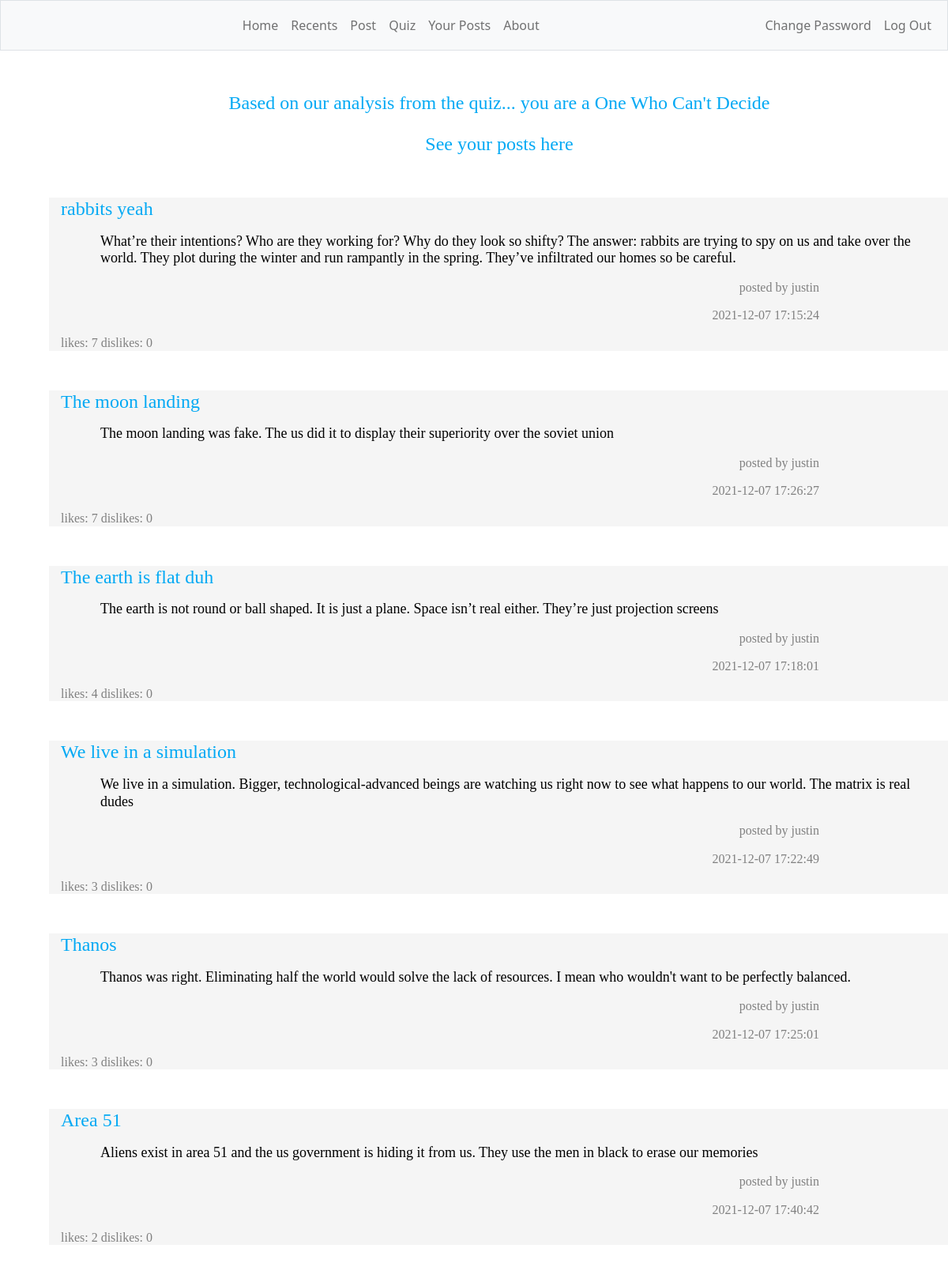
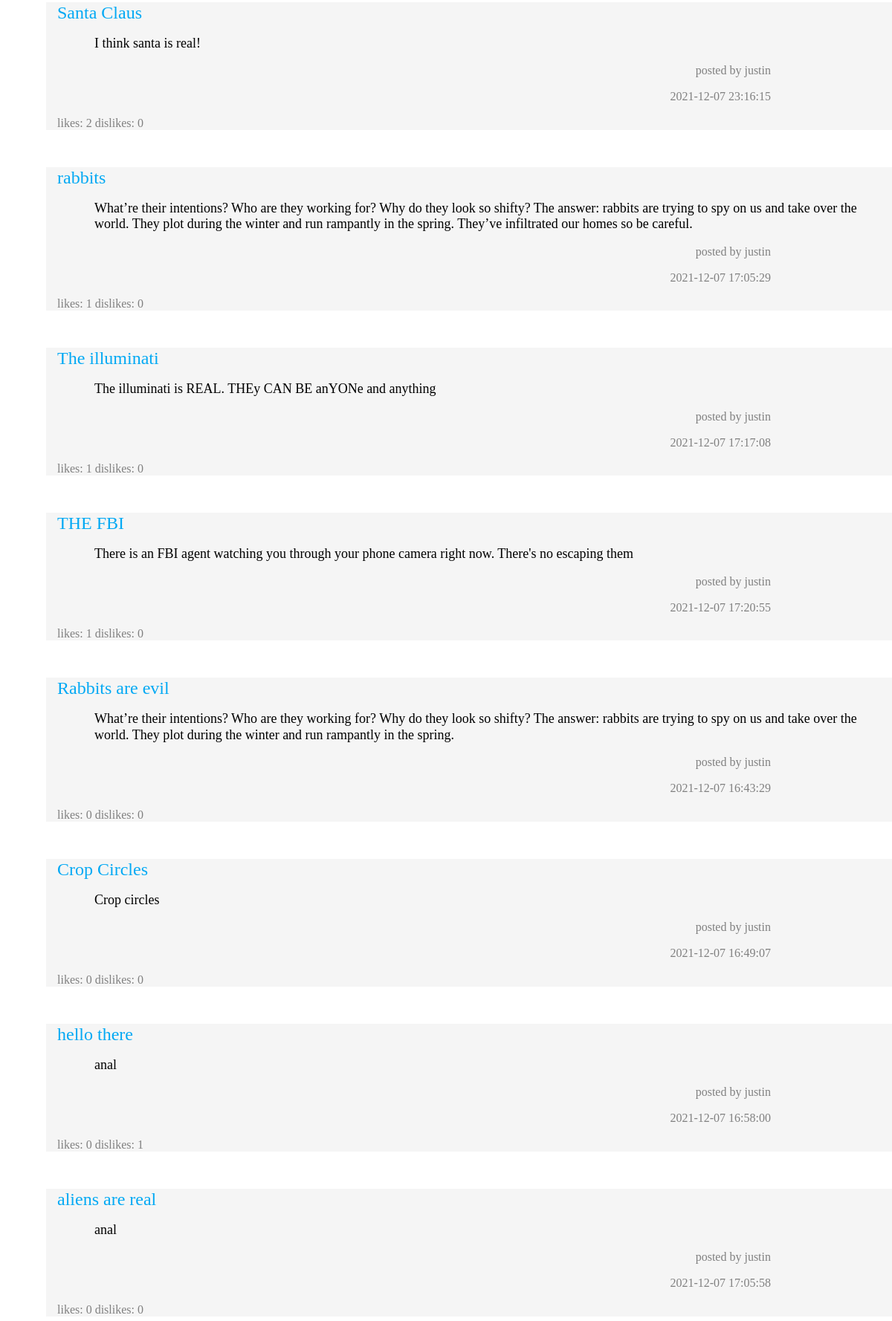
The app's page /your-posts (signed in, upper part) with its own data (2 pictures, top to bottom).
### tables this page shows
CREATE TABLE 'theories' ('name' TEXT, 'user' TEXT, 'content' TEXT, 'upvotes' INTEGER DEFAULT 0 , 'downvotes' INTEGER DEFAULT 0 , date TEXT, id INTEGER, 'genre' TEXT DEFAULT NULL);

### app.py (the view)
@app.route("/your-posts")
@login_required
def history():
    quizResults = db.execute("SELECT * FROM quiz WHERE username = ?", session["user_id"])
    try:
        results = "Based on our analysis from the quiz... you are a "
        if quizResults[0]["wellround"] == 1:
            temp = "Well-Rounder"
            if quizResults[0]["skeptic"] == 1:
                temp = "Skeptic"
            if quizResults[0]["believer"] == 1:
                temp = "True Believer"
            results += temp
        else:
            results += quizResults[0]["result"]
    except:
        results = "Take the quiz to find out what kind of conspiracy theorist you are!"
    pastTheories = db.execute("SELECT * FROM theories WHERE id = ? ORDER BY upvotes DESC", session["user_id"])
    return render_template("history.html", results=results, quizResults=quizResults, pastTheories=pastTheories)

### app.py (called while the page is built)
@app.after_request
def after_request(response):
    response.headers["Cache-Control"] = "no-cache, no-store, must-revalidate"
    response.headers["Expires"] = 0
    response.headers["Pragma"] = "no-cache"
    return response

### helpers.py (called while the page is built)
def login_required(f):
    @wraps(f)
    def decorated_function(*args, **kwargs):
        if session.get("user_id") is None:
            return redirect("/login")
        return f(*args, **kwargs)
    return decorated_function

### templates/history.html (shortened to what this page needs)
<!DOCTYPE html>
<html lang="en">
    <head>
        <link href="https://cdn.jsdelivr.net/npm/bootstrap@5.1.3/dist/css/bootstrap.min.css" rel="stylesheet">
        <link href="/static/styles.css" rel="stylesheet">
    </head>
    <body>
        <nav class="autohide navbar navbar-expand-lg bg-light border navbar navbar-expand-md navbar-light">
            <div class="container-fluid">
                <div class="collapse navbar-collapse" id="navbar">
                    {% if session["user_id"] %}
                        <ul class="navbar-nav ms-auto">
                            <li class="nav-item"><a class="nav-link" href="/">Home</a></li>
                            <li class="nav-item"><a class="nav-link" href="/recents">Recents</a></li>
                            <li class="nav-item"><a class="nav-link" href="/post">Post</a></li>
                            <li class="nav-item"><a class="nav-link" href="/quiz">Quiz</a></li>
                            <li class="nav-item"><a class="nav-link" href="/your-posts">Your Posts</a></li>
                            <li class="nav-item"><a class="nav-link" href="/about">About</a></li>
                        </ul>
                        <ul class="navbar-nav ms-auto">
                            <li class="nav-item"><a class="nav-link" href="/change">Change Password</a></li>
                            <li class="nav-item"><a class="nav-link" href="/logout">Log Out</a></li>
                        </ul>
                    {% else %}
                        <ul class="navbar-nav ms-auto">
                            <li class="nav-item"><a class="nav-link" href="/register">Register</a></li>
                            <li class="nav-item"><a class="nav-link" href="/login">Log In</a></li>
                        </ul>
                    {% endif %}
                </div>
            </div>
        </nav>
        <main class="container-fluid py-5 text-center">
            {% block main %}
                <div class="container crimson large">
                    <p>{{ results }}</p>
                    <p>See your posts here</p>
                </div>
                {% for post in pastTheories %}
                <div class="container grey">
                    <h1 class="leftAlign crimson">{{ post.name }}</p>
                    <p class="paragraph black">{{ post.content }}</p>
                    <p class="author darkgrey">posted by {{ post.user }}</p>
                    <p class="author darkgrey">{{ post.date }}</p>
                    <p class="votes darkgrey">likes: {{ post.upvotes }} dislikes: {{ post.downvotes }}</p>
                </div>
                {% endfor %}
            {% endblock %}
        </main>
    </body>
</html>

### static/styles.css (style rules this page uses)
.container { margin-left: 50px; margin-right: 50px; padding-left: 15px; padding-right: 15px; font-family: "Comic Sans MS", "Comic Sans", cursive; }
.author { text-align: right; font-size: medium; font-family: "Comic Sans MS", "Comic Sans", cursive; margin-right: 150px; }
.crimson { color: #03a9f4; }
.paragraph { text-align: left; font-size: large; font-family: "Comic Sans MS", "Comic Sans", cursive; margin-left: 50px; }
.large { font-size: x-large; }
.leftAlign { text-align: left; font-size: x-large; margin-top: 50px; font-family: "Comic Sans MS", "Comic Sans", cursive; }
.grey { background-color: #F5F5F5; }
.black { color:#000000 }
.darkgrey { color:#808080 }
.votes { font-size: medium; font-family: "Comic Sans MS", "Comic Sans", cursive; }

### templates/history.html (style rules this page uses)
body { animation: fadeInAnimation ease 2s; animation-iteration-count: 1; animation-fill-mode: forwards; }

### records on screen
theories: name "rabbits yeah", content "What’re their intentions? Who are they working for? Why do they look so shifty? The answer: rabbits are trying to spy on us and take over the world. They plot during the winter and run rampantly in the spring. They’ve infiltrated our homes so be careful.", user "justin", date "2021-12-07 17:15:24", upvotes "7", downvotes "0"
theories: name "The moon landing", content "The moon landing was fake. The us did it to display their superiority over the soviet union", user "justin", date "2021-12-07 17:26:27", upvotes "7", downvotes "0"
theories: name "The earth is flat duh", content "The earth is not round or ball shaped. It is just a plane. Space isn’t real either. They’re just projection screens", user "justin", date "2021-12-07 17:18:01", upvotes "4", downvotes "0"
theories: name "We live in a simulation", content "We live in a simulation. Bigger, technological-advanced beings are watching us right now to see what happens to our world. The matrix is real dudes", user "justin", date "2021-12-07 17:22:49", upvotes "3", downvotes "0"
theories: name "Thanos", content "Thanos was right. Eliminating half the world would solve the lack of resources. I mean who wouldn't want to be perfectly balanced.", user "justin", date "2021-12-07 17:25:01", upvotes "3", downvotes "0"
theories: name "Area 51", content "Aliens exist in area 51 and the us government is hiding it from us. They use the men in black to erase our memories", user "justin", date "2021-12-07 17:40:42", upvotes "2", downvotes "0"
theories: name "Santa Claus", content "I think santa is real!", user "justin", date "2021-12-07 23:16:15", upvotes "2", downvotes "0"
theories: name "rabbits", content "What’re their intentions? Who are they working for? Why do they look so shifty? The answer: rabbits are trying to spy on us and take over the world. They plot during the winter and run rampantly in the spring. They’ve infiltrated our homes so be careful.", user "justin", date "2021-12-07 17:05:29", upvotes "1", downvotes "0"
theories: name "The illuminati", content "The illuminati is REAL. THEy CAN BE anYONe and anything", user "justin", date "2021-12-07 17:17:08", upvotes "1", downvotes "0"
theories: name "THE FBI", content "There is an FBI agent watching you through your phone camera right now. There's no escaping them", user "justin", date "2021-12-07 17:20:55", upvotes "1", downvotes "0"
theories: name "Rabbits are evil", content "What’re their intentions? Who are they working for? Why do they look so shifty? The answer: rabbits are trying to spy on us and take over the world. They plot during the winter and run rampantly in the spring.", user "justin", date "2021-12-07 16:43:29", upvotes "0", downvotes "0"
theories: name "Crop Circles", content "Crop circles", user "justin", date "2021-12-07 16:49:07", upvotes "0", downvotes "0"
theories: name "hello there", content "anal", user "justin", date "2021-12-07 16:58:00", upvotes "0", downvotes "1"
theories: name "aliens are real", content "anal", user "justin", date "2021-12-07 17:05:58", upvotes "0", downvotes "0"

### other values on screen
{{ results }} "Based on our analysis from the quiz... you are a One Who Can't Decide"
